Frame 1 (no input): blank canvas, image omitted
Frame 60 (the mouse pressed at the canvas centre just before this capture): blank canvas, image omitted
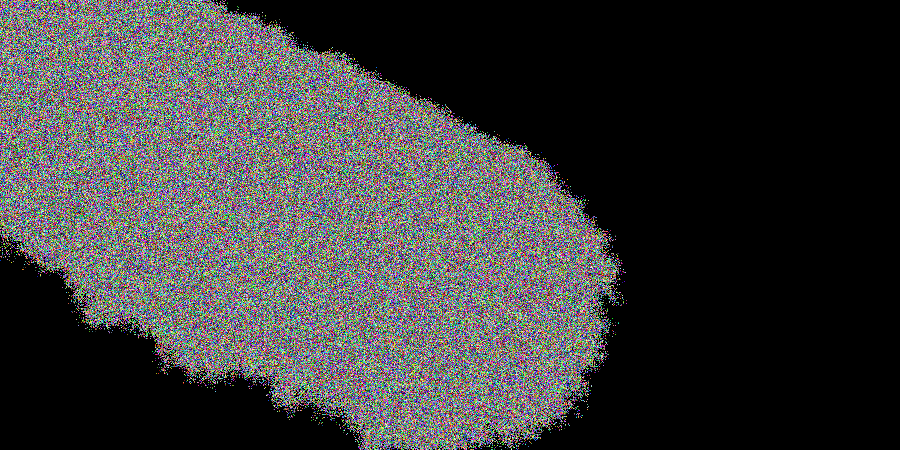
Frame 120 (the mouse held since frame 60 and released just before this capture)

The Processing sketch whose frames 1 and 60 were blank and that drew this single picture after the mouse press (run headless with seeded random() and noise(); from frame 60 on, the mouse is pressed at the canvas centre):

// Processing sketch: processing_50350
// ── processing_50350.pde

// line random expander

void setup() {
  background(0);
  size(900,450);
  
  // I limited the frameRate to save your computer but change it for faster expansion
  frameRate(15);
}

void draw() {
  if(mousePressed) {
     stroke(255);
     strokeWeight(1);
     line(pmouseX,pmouseY, mouseX, mouseY);
  }
  noiser();
}

void mousePressed() {
  if (mouseButton == RIGHT) {
    background(0);
  }
}

// variables for noiser

  int loc;
  color black = color(0);
  color white = color(255);
  color c = color(0);
  PImage block = createImage(20,20,black);
  float rand = random(0,255);
  
void noiser() {
  for(int y = 0; y< height; y++) {
    for(int x = 0; x<width; x++) {
      rand = random(0,100);
      
      // change this random limit to change the behavior of the noise expansion
      if (rand > 0) {
        if (get(x,y) != black) {
            c = color(random(255), random(255), random(255));
          set(x+int(random(-4,4)),y+int(random(-4,4)), c);
        }
      } else {
        if (get(x,y) != black) {
            c = color(0);
          set(x+int(random(-4,4)),y+int(random(-4,4)), c);
        } 
      }
    }
  }
}
